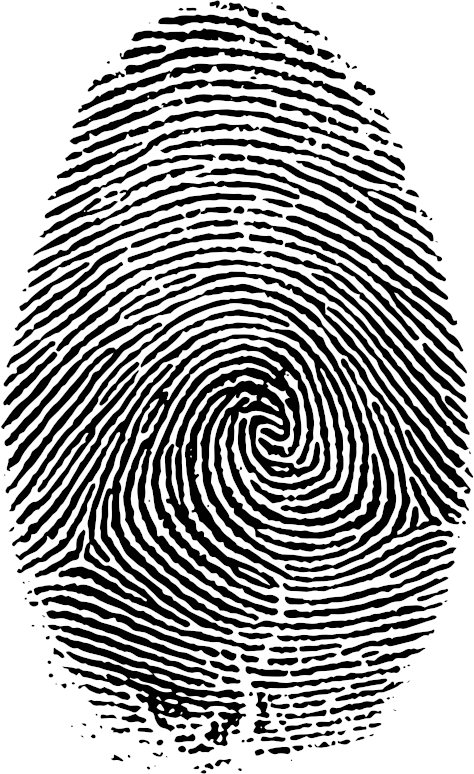
#> input picture test_data/tester.bmp, 474 x 774 px
$ jupyter execute morphology.ipynb
#> lines starting #> are read from the running program, lines starting #| are printed output that depends on the picture; after the words box and inside, x2 and y2 are one past the last pixel; in counts of white or black regions, pixels touching at a corner belong together
#> in read_bmp, image is the input picture: PIL image 474x774 RGBA; mean R, G, B, A 162.5, 162.5, 162.5, 255
#> in read_bmp, `farray = farray[:, :, 0]`: farray: shape (774, 474); 64.5% white; 221 black regions (64 under 20 px), largest, box (x1, y1, x2, y2) and area: (10, 298, 453, 635) 36408, (12, 323, 356, 546) 5134, (56, 635, 246, 746) 4856
### morphology.py
import numpy as np
from PIL import Image
import cv2


def morphology_thinning(farray: np.ndarray, show: bool = False) -> np.ndarray:
#> called with show = False
    img = cv2.bitwise_not(farray)
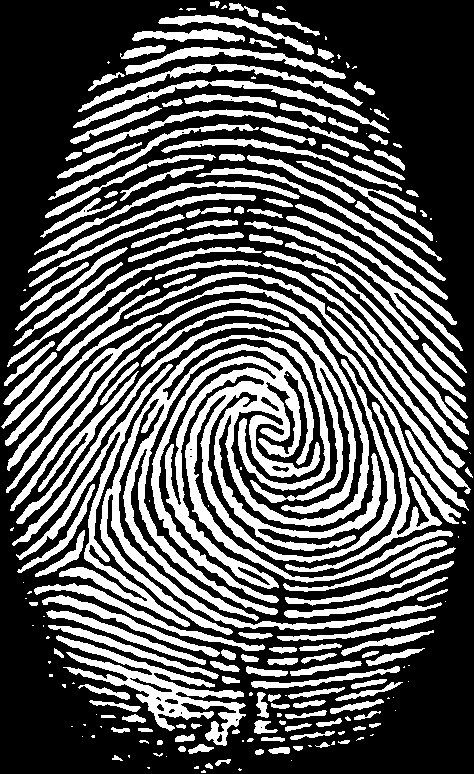
#> img: shape (774, 474); 35.5% white; 221 white regions (64 under 20 px), largest, box (x1, y1, x2, y2) and area: (10, 298, 453, 635) 36408, (12, 323, 356, 546) 5134, (56, 635, 246, 746) 4856

    skeleton = np.zeros_like(img)

    kernel = cv2.getStructuringElement(cv2.MORPH_CROSS, (3, 3))

    iteration = 0

    while True:
        iteration += 1
        print(f"Iteration: {iteration}")
        eroded = cv2.erode(img, kernel)
        opened = cv2.morphologyEx(eroded, cv2.MORPH_OPEN, kernel)
        temp = cv2.subtract(eroded, opened)
        skeleton = cv2.bitwise_or(skeleton, temp)
        img = eroded.copy()

        if show:
            temp_img = cv2.bitwise_not(skeleton)
            temp_img_display = (temp_img > 0).astype(np.uint8) * 255
            Image.fromarray(temp_img_display).show()

        if cv2.countNonZero(img) == 0:
            break
#> this loop made 8 passes
#> pass 1, in morphology_thinning, `opened = cv2.morphologyEx(eroded, cv2.MORPH_OPEN, kernel)`:
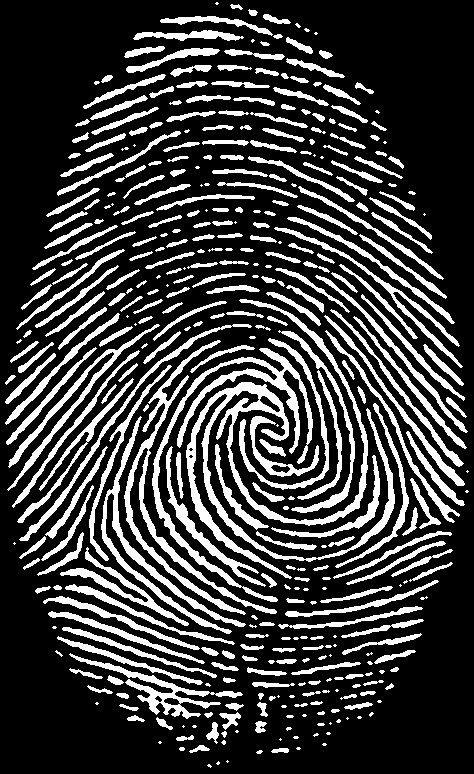
#> opened: shape (774, 474); 23.4% white; 399 white regions (93 under 20 px), largest, box (x1, y1, x2, y2) and area: (186, 299, 395, 579) 7493, (152, 348, 313, 602) 4062, (124, 340, 277, 615) 3424
#> pass 1, in morphology_thinning, `temp = cv2.subtract(eroded, opened)`:
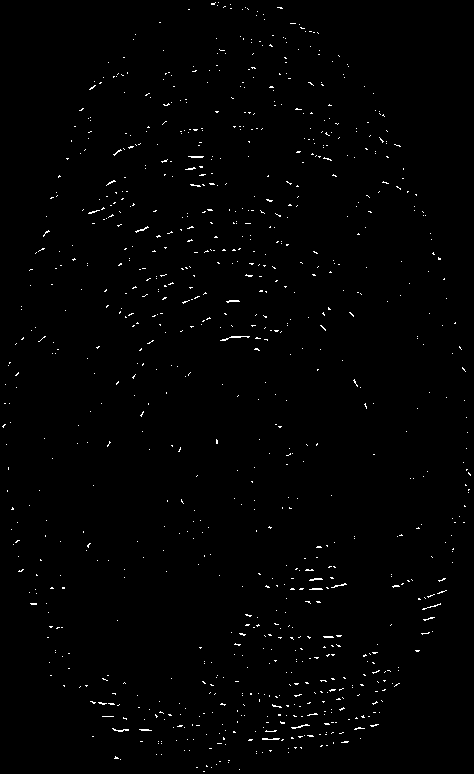
#> temp: shape (774, 474); 0.89% white in thin lines or dots
#> after the loop: eroded: shape (774, 474); every value is 0
#> after the loop:
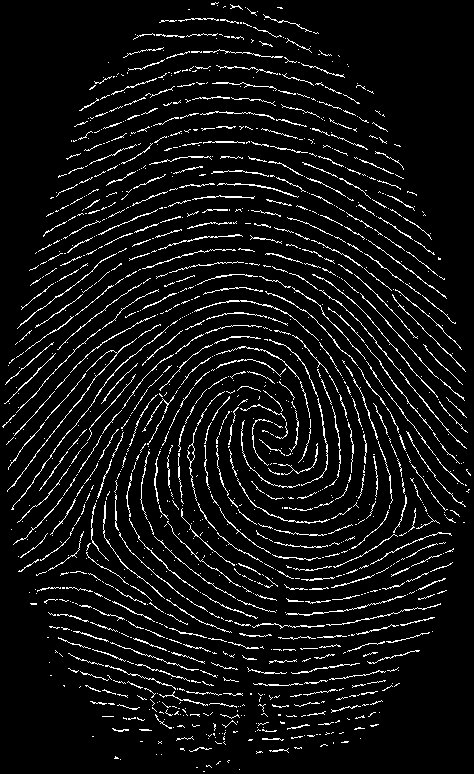
#> skeleton: shape (774, 474); 6.9% white in thin lines or dots
#> after the loop, iteration = 8

    final_skeleton = (skeleton > 0).astype(np.uint8)
#> final_skeleton: shape (774, 474); values 0 (black) and 1 (white), 6.9% white in thin lines or dots

    return final_skeleton


### morphology.ipynb
# **Fingerprint thinning**

[cell 1]
from KMM import KMM
from morphology import morphology_thinning
import numpy as np
from PIL import Image
import cv2
from IPython.display import display
import matplotlib.pyplot as plt

[cell 2]
def perform_thinning(
    path: str,
    show_by_iterations: bool = False,
    algorithm: str = 'KMM',
    show: bool = True,
    correct_original: bool = True,
    correct_thinning: bool = True
    ) -> np.ndarray:

    algs = {
        'KMM': KMM,
        'morphology': morphology_thinning
    }

    if algorithm not in algs:
        raise ValueError(f"Unknown algorithm: {algorithm}. Available algorithms: {list(algs.keys())}")

    alg = algs[algorithm]
    farray = read_bmp(path)

    if show:
        img = Image.fromarray(farray)
        print("Original Image")
        display(img)

    if correct_original:
        farray = correct_orig(farray)
        if show:
            img = Image.fromarray(farray)
            print("\nCorrected Original Image")
            display(img)

    skeleton = alg(farray, show=show_by_iterations)

    if show:
        img_skeleton = skeleton.copy()
        img_skeleton[skeleton == 0] = 255
#> img_skeleton: shape (774, 474); values 1 (black) and 255 (white), 93.1% white; black in thin lines or dots
        img_skeleton[skeleton == 1] = 0
#> img_skeleton: shape (774, 474); 93.1% white; black in thin lines or dots
        img_skeleton = img_skeleton.astype(np.uint8)
        img = Image.fromarray(img_skeleton)
        print("\nThinned Image")
        display(img)

    if correct_thinning:
        skeleton = correct(skeleton)
        img_skeleton = skeleton.copy()
        img_skeleton[skeleton == 0] = 255
        img_skeleton[skeleton == 1] = 0


        img_skeleton = img_skeleton.astype(np.uint8)
        img = Image.fromarray(img_skeleton)
        print("\nThinned Image after Morphological Correction")
        display(img)

    return skeleton


def read_bmp(path: str) -> np.ndarray:
    image = Image.open(path)
    image_np = np.array(image)
    _, farray = cv2.threshold(image_np, 127, 255, cv2.THRESH_BINARY)
    if farray.ndim == 3:
        farray = farray[:, :, 0]
    return farray


def correct(skeleton: np.ndarray) -> np.ndarray:
    skeleton = (skeleton > 0).astype(np.uint8)
    out = skeleton.copy()

    kernel_h = np.ones((1, 3), np.uint8)
#> kernel_h = [[1, 1, 1]]
    kernel_v = np.ones((3, 1), np.uint8)
#> kernel_v = [1, 1, 1]

    dilated_h = cv2.dilate(out, kernel_h, iterations=1)
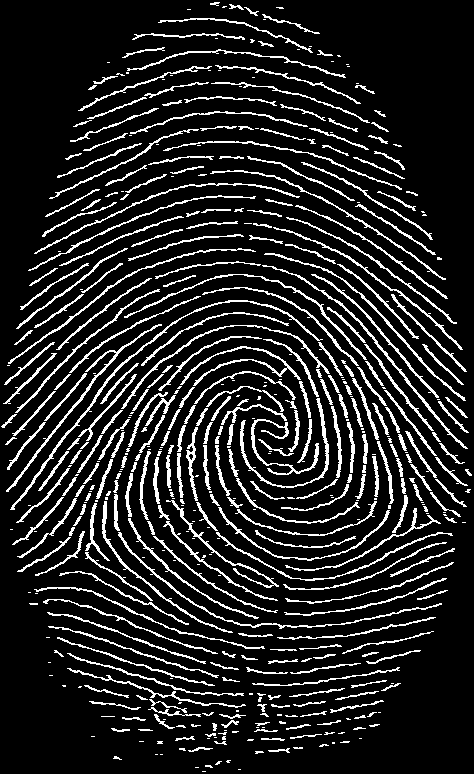
#> dilated_h: shape (774, 474); values 0 (black) and 1 (white), 13.4% white in thin lines or dots
    dilated_v = cv2.dilate(out, kernel_v, iterations=1)
#> dilated_v: shape (774, 474); values 0 (black) and 1 (white), 16% white in thin lines or dots
    dilated = cv2.bitwise_or(dilated_h, dilated_v)
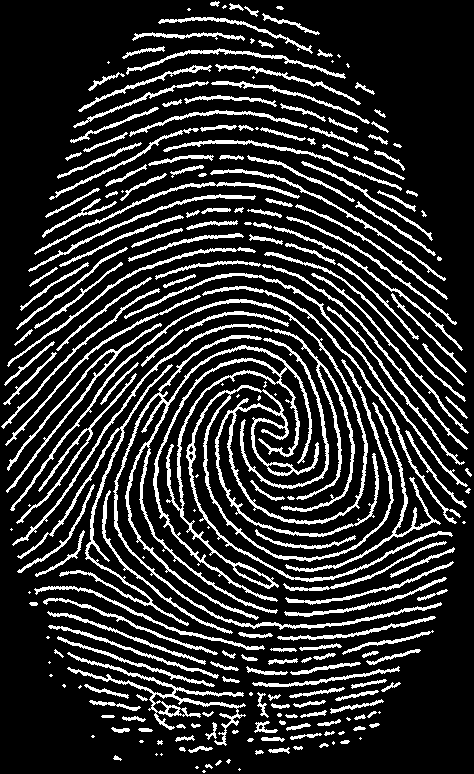
#> dilated: shape (774, 474); values 0 (black) and 1 (white), 17.9% white in thin lines or dots

    kernel = np.ones((2, 2), np.uint8)
#> kernel = [[1, 1], [1, 1]]
    eroded = cv2.erode(dilated, kernel, iterations=1)
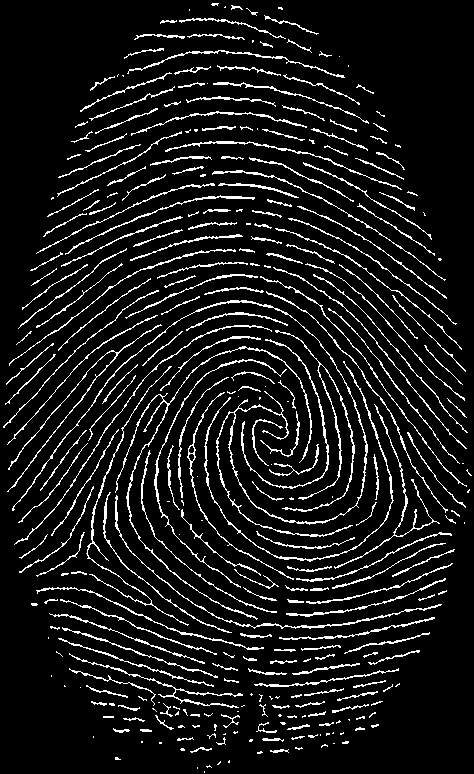
#> eroded: shape (774, 474); values 0 (black) and 1 (white), 9.3% white in thin lines or dots

    k = cv2.getStructuringElement(cv2.MORPH_RECT, (1, 1))
    out = cv2.morphologyEx(eroded, cv2.MORPH_ERODE, k)

    k = cv2.getStructuringElement(cv2.MORPH_RECT, (1, 2))
    out = cv2.morphologyEx(out, cv2.MORPH_DILATE, k)
#> out: shape (774, 474); values 0 (black) and 1 (white), 13.8% white in thin lines or dots
    k = cv2.getStructuringElement(cv2.MORPH_RECT, (2, 1))
    out = cv2.morphologyEx(out, cv2.MORPH_DILATE, k)
#> out: shape (774, 474); values 0 (black) and 1 (white), 17.2% white in thin lines or dots

    k = cv2.getStructuringElement(cv2.MORPH_RECT, (1, 2))
    out = cv2.morphologyEx(out, cv2.MORPH_ERODE, k)
#> out: shape (774, 474); values 0 (black) and 1 (white), 12.5% white in thin lines or dots
    k = cv2.getStructuringElement(cv2.MORPH_RECT, (2, 1))
    out = cv2.morphologyEx(out, cv2.MORPH_ERODE, k)
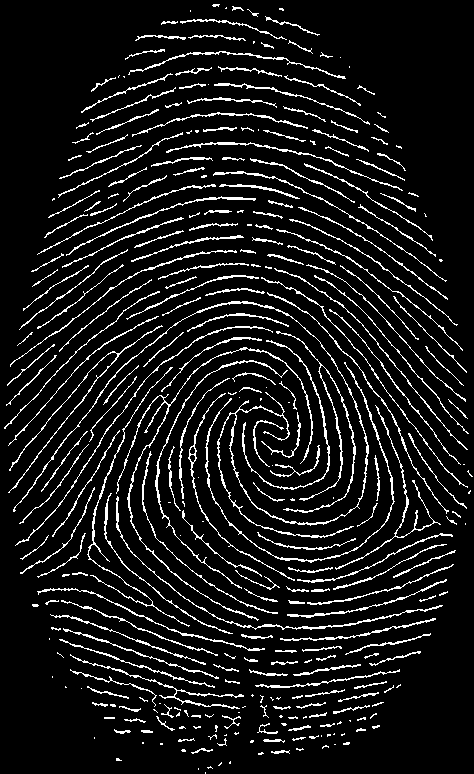
#> out: shape (774, 474); values 0 (black) and 1 (white), 9.3% white in thin lines or dots

    return out


def correct_orig(farray: np.ndarray) -> np.ndarray:
    img = farray.copy()

    if np.max(img) == 1:
        binary_input = True
        img = (img * 255).astype(np.uint8)
    else:
        binary_input = False
        img = img.astype(np.uint8)

    original = img.copy()

    kernel = np.ones((2, 2), np.uint8)
    gradient = cv2.morphologyEx(original, cv2.MORPH_GRADIENT, kernel)

    dilated = cv2.dilate(original, kernel, iterations=1)

    result = cv2.bitwise_or(original, dilated)

    kernel_noise = np.ones((2, 2), np.uint8)
    temp = cv2.morphologyEx(result, cv2.MORPH_OPEN, kernel_noise, iterations=1)

    result = cv2.bitwise_or(temp, original)

    if binary_input:
        result = (result > 0).astype(np.uint8)

    return result

# **Example**

[cell 3]
#Najlepsze ustawienia:
# KMM - True, False
# morphology - False, True

[cell 4]
tester = 'test_data/tester.bmp'
skeleton = perform_thinning(path=tester,
                            show_by_iterations=False,
                            show=True,
                            algorithm='morphology',
                            correct_original=False,
                            correct_thinning=True)
#> in perform_thinning, `img_skeleton[skeleton == 0] = 255`: img_skeleton: shape (774, 474); values 1 (black) and 255 (white), 90.7% white; black in thin lines or dots
#> in perform_thinning, `img_skeleton[skeleton == 1] = 0`: img_skeleton: shape (774, 474); 90.7% white; black in thin lines or dots

# **Minutiae detection**

[cell 5]
import numpy as np
import cv2
import matplotlib.pyplot as plt

def detect_minutiae(skel: np.ndarray, show: bool = True) -> dict:
#> called with show = True
    assert skel.dtype == np.uint8 and set(np.unique(skel)).issubset({0,1})
    h, w = skel.shape
#> h = 774; w = 474
    padded = np.pad(skel, ((1, 1), (1, 1)), mode='constant', constant_values=0)
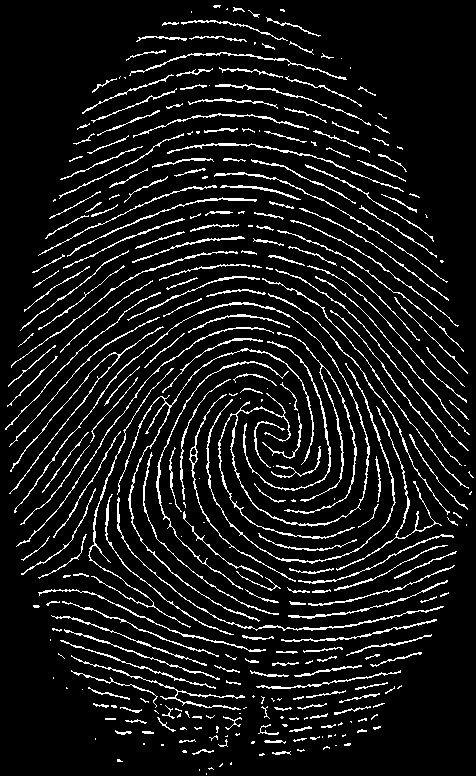
#> padded: shape (776, 476); values 0 (black) and 1 (white), 9.2% white in thin lines or dots
    minutiae = {}
    for i in range(1, h + 1):
        for j in range(1, w + 1):
            if padded[i, j] == 1:
                neighborhood = padded[i - 1:i + 2, j - 1:j + 2]
                sum = np.sum(neighborhood)
                if sum == 2:
                    add_ending(i, j, padded, minutiae)
                elif sum == 4:
                    add_bifurcation(i, j, padded, minutiae)
#> this loop made 774 passes

    minutiae = remove_similar_direction_minutiae(minutiae)
    minutiae = filter_close_minutiae(minutiae)

    if show:
        show_minutiae(skel, minutiae)

    return minutiae

def add_bifurcation(i: int, j: int, padded: np.ndarray, minutiae: dict) -> None:
    neighbors = [(0, 1), (-1, 1), (-1, 0), (-1, -1), (0, -1), (1, -1), (1, 0), (1, 1)]
    count = 1
    ones = []
    neighborhood = padded[i - 1:i + 2, j - 1:j + 2]
    for x_neighbor, y_neighbor in neighbors:
        if padded[i + x_neighbor, j + y_neighbor] == 1:
            ones.append(count)
            if x_neighbor == 1 and y_neighbor == 1:
                ones.append(0)
        count += 1

    mod_diffs = np.abs(np.diff(ones))
    last_first_diff = np.abs(ones[-1] - ones[0])
    full_diffs = np.append(mod_diffs, last_first_diff)
    if 1 in full_diffs:
        return
    if ones == [1, 4, 7]:
        split_index = 2
    else:
        split_index = np.where(full_diffs == 2)[0][0]
    direction = split_index
    direction_angle = ones[direction]
    angle = (45 * direction_angle) % 360
    minutiae[(i, j)] = {
        'type': 'bifurcation',
        'direction': angle,
        'quality': 1.0
    }

def add_ending(i: int, j: int, padded: np.ndarray, minutiae: dict) -> None:
    neighbors = [(0, 1), (-1, 1), (-1, 0), (-1, -1), (0, -1), (1, -1), (1, 0), (1, 1)]
    neighborhood = padded[i - 1:i + 2, j - 1:j + 2]
    counter = 0
    for x_neighbor, y_neighbor in neighbors:
        if padded[i + x_neighbor, j + y_neighbor] == 1:
            angle = (180 + 45 * counter) % 360
            break
        counter += 1
    minutiae[(i, j)] = {
        'type': 'ending',
        'direction': angle,
        'quality': 1.0
    }

def remove_similar_direction_minutiae(minutiae, angle_threshold=20, distance_threshold=15):

#> called with angle_threshold = 20, distance_threshold = 15
    to_remove = set()

    positions = list(minutiae.keys())

    for i in range(len(positions)):
        for j in range(i+1, len(positions)):
            pos1, pos2 = positions[i], positions[j]

            if pos1 in to_remove or pos2 in to_remove:
                continue

            i1, j1 = pos1
            i2, j2 = pos2
            distance = np.sqrt((i1 - i2)**2 + (j1 - j2)**2)

            if distance <= distance_threshold:
                dir1 = minutiae[pos1].get('direction', 0)
                dir2 = minutiae[pos2].get('direction', 0)

                angle_diff = abs(dir1 - dir2)
                angle_diff = min(angle_diff, 360 - angle_diff)

                if angle_diff <= angle_threshold:
                    quality1 = minutiae[pos1].get('quality', 0)
                    quality2 = minutiae[pos2].get('quality', 0)

                    if quality1 >= quality2:
                        to_remove.add(pos2)
                    else:
                        to_remove.add(pos1)

    filtered_minutiae = {pos: data for pos, data in minutiae.items() if pos not in to_remove}

    return filtered_minutiae

def show_minutiae(skel: np.ndarray, minutiae: dict) -> None:
    h, w = skel.shape
    base = np.full((h, w, 3), 255, np.uint8)
#> base: shape (774, 474, 3); every value is 255
    base[skel == 1] = (0, 0, 0)
#> base: shape (774, 474, 3); 90.7% white; black in thin lines or dots
    vis = base.copy()
    for (i, j), data in minutiae.items():
        typ = data['type']
        angle = data['direction']
        if typ == 'ending':
            color = (0, 0, 255)
        elif typ == 'bifurcation':
            color = (255, 0, 0)
        cv2.circle(vis, (j, i), 2, color, thickness=-1)
        length = 8
        dx = int(length * np.cos(np.radians(angle)))
        dy = int(-length * np.sin(np.radians(angle)))
        end_point = (j + dx, i + dy)
        cv2.arrowedLine(vis, (j, i), end_point, color, thickness=1, tipLength=0.3)
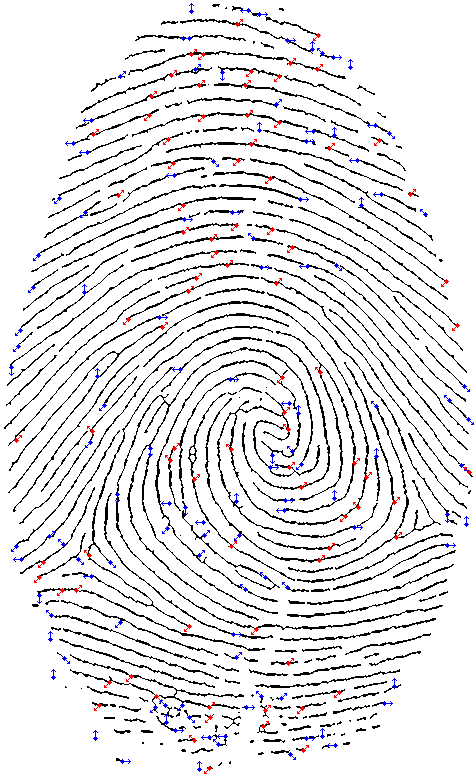
#> vis: shape (774, 474, 3); mean of channels 0, 1, 2 230.1, 228.9, 230.7; drawn as R, G, B
    plt.figure(figsize=(10, 10))
#> (this line was passed over: IPython is not available in this run)
    plt.imshow(vis[..., ::-1])
#> (this line was passed over: IPython is not available in this run)
    plt.axis('off')
#> (this line was passed over: IPython is not available in this run)
    plt.show()

def filter_close_minutiae(minutiae: dict, min_distance: float = 10.0) -> dict:
    if len(minutiae) <= 1:
        return minutiae

    sorted_minutiae = sorted(
        minutiae.items(),
        key=lambda x: x[1].get('quality', 0.0),
        reverse=True
    )

    filtered_minutiae = {}
    for (i, j), data in sorted_minutiae:
        too_close = False
        for (fi, fj) in filtered_minutiae.keys():
            dist = np.sqrt((i - fi)**2 + (j - fj)**2)
            if dist < min_distance:
                too_close = True
                break

        if not too_close:
            filtered_minutiae[(i, j)] = data

    return filtered_minutiae
